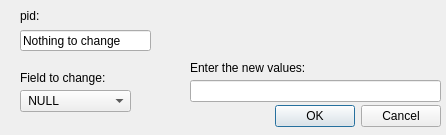
<?xml version="1.0" encoding="UTF-8"?>
<ui version="4.0">
 <class>Dialog</class>
 <widget class="QDialog" name="Dialog">
  <property name="geometry">
   <rect>
    <x>0</x>
    <y>0</y>
    <width>446</width>
    <height>135</height>
   </rect>
  </property>
  <property name="windowTitle">
   <string>Dialog</string>
  </property>
  <widget class="QDialogButtonBox" name="buttonBox">
   <property name="geometry">
    <rect>
     <x>100</x>
     <y>100</y>
     <width>341</width>
     <height>32</height>
    </rect>
   </property>
   <property name="orientation">
    <enum>Qt::Horizontal</enum>
   </property>
   <property name="standardButtons">
    <set>QDialogButtonBox::Cancel|QDialogButtonBox::Ok</set>
   </property>
  </widget>
  <widget class="QLineEdit" name="value_box">
   <property name="geometry">
    <rect>
     <x>190</x>
     <y>80</y>
     <width>251</width>
     <height>22</height>
    </rect>
   </property>
  </widget>
  <widget class="QLabel" name="who_label_2">
   <property name="geometry">
    <rect>
     <x>190</x>
     <y>60</y>
     <width>161</width>
     <height>16</height>
    </rect>
   </property>
   <property name="text">
    <string>Enter the new values:</string>
   </property>
  </widget>
  <widget class="QComboBox" name="ctype_box">
   <property name="geometry">
    <rect>
     <x>20</x>
     <y>90</y>
     <width>111</width>
     <height>22</height>
    </rect>
   </property>
   <item>
    <property name="text">
     <string> NULL</string>
    </property>
   </item>
   <item>
    <property name="text">
     <string>dob</string>
    </property>
   </item>
   <item>
    <property name="text">
     <string>fname</string>
    </property>
   </item>
   <item>
    <property name="text">
     <string>lname</string>
    </property>
   </item>
   <item>
    <property name="text">
     <string>sex</string>
    </property>
   </item>
  </widget>
  <widget class="QLabel" name="who_label_3">
   <property name="geometry">
    <rect>
     <x>20</x>
     <y>70</y>
     <width>161</width>
     <height>16</height>
    </rect>
   </property>
   <property name="text">
    <string>Field to change:</string>
   </property>
  </widget>
  <widget class="QLabel" name="schedule_what_label_2">
   <property name="geometry">
    <rect>
     <x>20</x>
     <y>0</y>
     <width>71</width>
     <height>31</height>
    </rect>
   </property>
   <property name="text">
    <string>pid:</string>
   </property>
  </widget>
  <widget class="QLineEdit" name="value_box_2">
   <property name="geometry">
    <rect>
     <x>20</x>
     <y>30</y>
     <width>131</width>
     <height>21</height>
    </rect>
   </property>
   <property name="text">
    <string>Nothing to change</string>
   </property>
  </widget>
 </widget>
 <resources/>
 <connections>
  <connection>
   <sender>buttonBox</sender>
   <signal>accepted()</signal>
   <receiver>Dialog</receiver>
   <slot>accept()</slot>
   <hints>
    <hint type="sourcelabel">
     <x>248</x>
     <y>254</y>
    </hint>
    <hint type="destinationlabel">
     <x>157</x>
     <y>274</y>
    </hint>
   </hints>
  </connection>
  <connection>
   <sender>buttonBox</sender>
   <signal>rejected()</signal>
   <receiver>Dialog</receiver>
   <slot>reject()</slot>
   <hints>
    <hint type="sourcelabel">
     <x>316</x>
     <y>260</y>
    </hint>
    <hint type="destinationlabel">
     <x>286</x>
     <y>274</y>
    </hint>
   </hints>
  </connection>
 </connections>
</ui>
